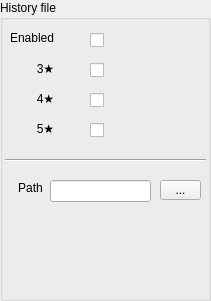
    <widget class="QGroupBox" name="group_history">
     <property name="geometry">
      <rect>
       <x>500</x>
       <y>240</y>
       <width>211</width>
       <height>301</height>
      </rect>
     </property>
     <property name="title">
      <string>History file</string>
     </property>
     <widget class="QLabel" name="text_history_enabled">
      <property name="geometry">
       <rect>
        <x>10</x>
        <y>30</y>
        <width>71</width>
        <height>16</height>
       </rect>
      </property>
      <property name="text">
       <string>Enabled</string>
      </property>
     </widget>
     <widget class="QLabel" name="text_history_path">
      <property name="geometry">
       <rect>
        <x>10</x>
        <y>180</y>
        <width>41</width>
        <height>16</height>
       </rect>
      </property>
      <property name="text">
       <string>Path</string>
      </property>
      <property name="alignment">
       <set>Qt::AlignCenter</set>
      </property>
     </widget>
     <widget class="QLineEdit" name="edit_history_path">
      <property name="geometry">
       <rect>
        <x>50</x>
        <y>180</y>
        <width>101</width>
        <height>22</height>
       </rect>
      </property>
     </widget>
     <widget class="QCheckBox" name="check_history_enabled">
      <property name="geometry">
       <rect>
        <x>90</x>
        <y>30</y>
        <width>111</width>
        <height>20</height>
       </rect>
      </property>
      <property name="text">
       <string/>
      </property>
     </widget>
     <widget class="QLabel" name="text_history_3star">
      <property name="geometry">
       <rect>
        <x>10</x>
        <y>60</y>
        <width>71</width>
        <height>16</height>
       </rect>
      </property>
      <property name="text">
       <string>3★</string>
      </property>
      <property name="alignment">
       <set>Qt::AlignCenter</set>
      </property>
     </widget>
     <widget class="QLabel" name="text_history_4star">
      <property name="geometry">
       <rect>
        <x>10</x>
        <y>90</y>
        <width>71</width>
        <height>16</height>
       </rect>
      </property>
      <property name="text">
       <string>4★</string>
      </property>
      <property name="alignment">
       <set>Qt::AlignCenter</set>
      </property>
     </widget>
     <widget class="QLabel" name="text_history_5star">
      <property name="geometry">
       <rect>
        <x>10</x>
        <y>120</y>
        <width>71</width>
        <height>16</height>
       </rect>
      </property>
      <property name="text">
       <string>5★</string>
      </property>
      <property name="alignment">
       <set>Qt::AlignCenter</set>
      </property>
     </widget>
     <widget class="QCheckBox" name="check_history_3star_enabled">
      <property name="geometry">
       <rect>
        <x>90</x>
        <y>60</y>
        <width>111</width>
        <height>20</height>
       </rect>
      </property>
      <property name="text">
       <string/>
      </property>
     </widget>
     <widget class="QCheckBox" name="check_history_4star_enabled">
      <property name="geometry">
       <rect>
        <x>90</x>
        <y>90</y>
        <width>111</width>
        <height>20</height>
       </rect>
      </property>
      <property name="text">
       <string/>
      </property>
     </widget>
     <widget class="QCheckBox" name="check_history_5star_enabled">
      <property name="geometry">
       <rect>
        <x>90</x>
        <y>120</y>
        <width>111</width>
        <height>20</height>
       </rect>
      </property>
      <property name="text">
       <string/>
      </property>
     </widget>
     <widget class="QToolButton" name="tool_history_path">
      <property name="geometry">
       <rect>
        <x>160</x>
        <y>180</y>
        <width>41</width>
        <height>20</height>
       </rect>
      </property>
      <property name="text">
       <string>...</string>
      </property>
     </widget>
     <widget class="Line" name="line_5">
      <property name="geometry">
       <rect>
        <x>5</x>
        <y>150</y>
        <width>201</width>
        <height>20</height>
       </rect>
      </property>
      <property name="orientation">
       <enum>Qt::Horizontal</enum>
      </property>
     </widget>
    </widget>
